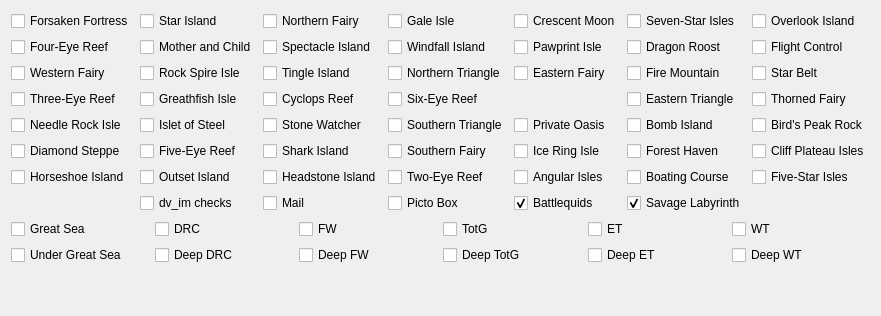
          <widget class="QWidget" name="tab_for_locales">
           <attribute name="title">
            <string>Banned Locales</string>
           </attribute>
           <layout class="QVBoxLayout" name="layout_for_locales" stretch="9,3,6">
            <item>
             <layout class="QGridLayout" name="grid_for_locales_island">
              <item row="4" column="2">
               <widget class="QCheckBox" name="locale_stone_watcher">
                <property name="text">
                 <string>Stone Watcher</string>
                </property>
               </widget>
              </item>
              <item row="7" column="1">
               <widget class="QCheckBox" name="locale_dvim">
                <property name="text">
                 <string>dv_im checks</string>
                </property>
               </widget>
              </item>
              <item row="3" column="3">
               <widget class="QCheckBox" name="locale_six_eye">
                <property name="text">
                 <string>Six-Eye Reef</string>
                </property>
               </widget>
              </item>
              <item row="7" column="3">
               <widget class="QCheckBox" name="locale_picto">
                <property name="text">
                 <string>Picto Box</string>
                </property>
               </widget>
              </item>
              <item row="4" column="3">
               <widget class="QCheckBox" name="locale_southern_triangle">
                <property name="text">
                 <string>Southern Triangle</string>
                </property>
               </widget>
              </item>
              <item row="4" column="5">
               <widget class="QCheckBox" name="locale_bomb">
                <property name="text">
                 <string>Bomb Island</string>
                </property>
               </widget>
              </item>
              <item row="0" column="0">
               <widget class="QCheckBox" name="locale_ff">
                <property name="text">
                 <string>Forsaken Fortress</string>
                </property>
               </widget>
              </item>
              <item row="5" column="1">
               <widget class="QCheckBox" name="locale_five_eye">
                <property name="text">
                 <string>Five-Eye Reef</string>
                </property>
               </widget>
              </item>
              <item row="6" column="5">
               <widget class="QCheckBox" name="locale_boating_course">
                <property name="text">
                 <string>Boating Course</string>
                </property>
               </widget>
              </item>
              <item row="1" column="2">
               <widget class="QCheckBox" name="locale_spectacle">
                <property name="text">
                 <string>Spectacle Island</string>
                </property>
               </widget>
              </item>
              <item row="5" column="5">
               <widget class="QCheckBox" name="locale_forest_haven">
                <property name="text">
                 <string>Forest Haven</string>
                </property>
               </widget>
              </item>
              <item row="6" column="4">
               <widget class="QCheckBox" name="locale_angular">
                <property name="text">
                 <string>Angular Isles</string>
                </property>
               </widget>
              </item>
              <item row="0" column="5">
               <widget class="QCheckBox" name="locale_seven_star">
                <property name="text">
                 <string>Seven-Star Isles</string>
                </property>
               </widget>
              </item>
              <item row="2" column="4">
               <widget class="QCheckBox" name="locale_eastern_fairy">
                <property name="text">
                 <string>Eastern Fairy</string>
                </property>
               </widget>
              </item>
              <item row="1" column="0">
               <widget class="QCheckBox" name="locale_four_eye">
                <property name="text">
                 <string>Four-Eye Reef</string>
                </property>
               </widget>
              </item>
              <item row="0" column="1">
               <widget class="QCheckBox" name="locale_star">
                <property name="text">
                 <string>Star Island</string>
                </property>
               </widget>
              </item>
              <item row="2" column="2">
               <widget class="QCheckBox" name="locale_tingle">
                <property name="text">
                 <string>Tingle Island</string>
                </property>
               </widget>
              </item>
              <item row="0" column="4">
               <widget class="QCheckBox" name="locale_crescent">
                <property name="text">
                 <string>Crescent Moon</string>
                </property>
               </widget>
              </item>
              <item row="2" column="0">
               <widget class="QCheckBox" name="locale_western_fairy">
                <property name="text">
                 <string>Western Fairy</string>
                </property>
               </widget>
              </item>
              <item row="5" column="2">
               <widget class="QCheckBox" name="locale_shark">
                <property name="text">
                 <string>Shark Island</string>
                </property>
               </widget>
              </item>
              <item row="0" column="3">
               <widget class="QCheckBox" name="locale_gale">
                <property name="text">
                 <string>Gale Isle</string>
                </property>
               </widget>
              </item>
              <item row="2" column="5">
               <widget class="QCheckBox" name="locale_fire_mountain">
                <property name="text">
                 <string>Fire Mountain</string>
                </property>
               </widget>
              </item>
              <item row="4" column="4">
               <widget class="QCheckBox" name="locale_private_oasis">
                <property name="text">
                 <string>Private Oasis</string>
                </property>
               </widget>
              </item>
              <item row="0" column="6">
               <widget class="QCheckBox" name="locale_overlook">
                <property name="text">
                 <string>Overlook Island</string>
                </property>
               </widget>
              </item>
              <item row="3" column="1">
               <widget class="QCheckBox" name="locale_greatfish">
                <property name="text">
                 <string>Greathfish Isle</string>
                </property>
               </widget>
              </item>
              <item row="2" column="3">
               <widget class="QCheckBox" name="locale_northern_triangle">
                <property name="text">
                 <string>Northern Triangle</string>
                </property>
               </widget>
              </item>
              <item row="6" column="3">
               <widget class="QCheckBox" name="locale_two_eye">
                <property name="text">
                 <string>Two-Eye Reef</string>
                </property>
               </widget>
              </item>
              <item row="6" column="6">
               <widget class="QCheckBox" name="locale_five_star">
                <property name="text">
                 <string>Five-Star Isles</string>
                </property>
               </widget>
              </item>
              <item row="7" column="5">
               <widget class="QCheckBox" name="locale_savage">
                <property name="text">
                 <string>Savage Labyrinth</string>
                </property>
                <property name="checked">
                 <bool>true</bool>
                </property>
               </widget>
              </item>
              <item row="2" column="1">
               <widget class="QCheckBox" name="locale_rock_spire">
                <property name="text">
                 <string>Rock Spire Isle</string>
                </property>
               </widget>
              </item>
              <item row="2" column="6">
               <widget class="QCheckBox" name="locale_star_belt">
                <property name="text">
                 <string>Star Belt</string>
                </property>
               </widget>
              </item>
              <item row="1" column="5">
               <widget class="QCheckBox" name="locale_dragon_roost_island">
                <property name="text">
                 <string>Dragon Roost</string>
                </property>
               </widget>
              </item>
              <item row="1" column="1">
               <widget class="QCheckBox" name="locale_mother_child">
                <property name="text">
                 <string>Mother and Child</string>
                </property>
               </widget>
              </item>
              <item row="1" column="3">
               <widget class="QCheckBox" name="locale_windfall">
                <property name="text">
                 <string>Windfall Island</string>
                </property>
               </widget>
              </item>
              <item row="1" column="4">
               <widget class="QCheckBox" name="locale_pawprint">
                <property name="text">
                 <string>Pawprint Isle</string>
                </property>
               </widget>
              </item>
              <item row="5" column="4">
               <widget class="QCheckBox" name="locale_ice_ring">
                <property name="text">
                 <string>Ice Ring Isle</string>
                </property>
               </widget>
              </item>
              <item row="4" column="6">
               <widget class="QCheckBox" name="locale_birds_peak">
                <property name="text">
                 <string>Bird's Peak Rock</string>
                </property>
               </widget>
              </item>
              <item row="1" column="6">
               <widget class="QCheckBox" name="locale_flight_control">
                <property name="text">
                 <string>Flight Control</string>
                </property>
               </widget>
              </item>
              <item row="3" column="2">
               <widget class="QCheckBox" name="locale_cyclops">
                <property name="text">
                 <string>Cyclops Reef</string>
                </property>
               </widget>
              </item>
              <item row="5" column="3">
               <widget class="QCheckBox" name="locale_southern_fairy">
                <property name="text">
                 <string>Southern Fairy</string>
                </property>
               </widget>
              </item>
              <item row="6" column="2">
               <widget class="QCheckBox" name="locale_headstone">
                <property name="text">
                 <string>Headstone Island</string>
                </property>
               </widget>
              </item>
              <item row="3" column="5">
               <widget class="QCheckBox" name="locale_eastern_triangle">
                <property name="text">
                 <string>Eastern Triangle</string>
                </property>
               </widget>
              </item>
              <item row="6" column="1">
               <widget class="QCheckBox" name="locale_outset">
                <property name="text">
                 <string>Outset Island</string>
                </property>
               </widget>
              </item>
              <item row="3" column="6">
               <widget class="QCheckBox" name="locale_thorned_fairy">
                <property name="text">
                 <string>Thorned Fairy</string>
                </property>
               </widget>
              </item>
              <item row="0" column="2">
               <widget class="QCheckBox" name="locale_northern_fairy">
                <property name="text">
                 <string>Northern Fairy</string>
                </property>
               </widget>
              </item>
              <item row="4" column="1">
               <widget class="QCheckBox" name="locale_islet">
                <property name="text">
                 <string>Islet of Steel</string>
                </property>
               </widget>
              </item>
              <item row="3" column="0">
               <widget class="QCheckBox" name="locale_three_eye">
                <property name="text">
                 <string>Three-Eye Reef</string>
                </property>
               </widget>
              </item>
              <item row="5" column="6">
               <widget class="QCheckBox" name="locale_cliff_plateau">
                <property name="text">
                 <string>Cliff Plateau Isles</string>
                </property>
               </widget>
              </item>
              <item row="7" column="2">
               <widget class="QCheckBox" name="locale_mail">
                <property name="text">
                 <string>Mail</string>
                </property>
               </widget>
              </item>
              <item row="4" column="0">
               <widget class="QCheckBox" name="locale_needle_rock">
                <property name="text">
                 <string>Needle Rock Isle</string>
                </property>
               </widget>
              </item>
              <item row="6" column="0">
               <widget class="QCheckBox" name="locale_horseshoe">
                <property name="text">
                 <string>Horseshoe Island</string>
                </property>
               </widget>
              </item>
              <item row="5" column="0">
               <widget class="QCheckBox" name="locale_diamond_steppe">
                <property name="text">
                 <string>Diamond Steppe</string>
                </property>
               </widget>
              </item>
              <item row="7" column="4">
               <widget class="QCheckBox" name="locale_battlesquid">
                <property name="text">
                 <string>Battlequids</string>
                </property>
                <property name="checked">
                 <bool>true</bool>
                </property>
               </widget>
              </item>
             </layout>
            </item>
            <item>
             <layout class="QGridLayout" name="grid_for_locales_dungeon">
              <item row="1" column="4">
               <widget class="QCheckBox" name="locale_deep_et">
                <property name="text">
                 <string>Deep ET</string>
                </property>
               </widget>
              </item>
              <item row="0" column="4">
               <widget class="QCheckBox" name="locale_et">
                <property name="text">
                 <string>ET</string>
                </property>
               </widget>
              </item>
              <item row="0" column="5">
               <widget class="QCheckBox" name="locale_wt">
                <property name="text">
                 <string>WT</string>
                </property>
               </widget>
              </item>
              <item row="0" column="1">
               <widget class="QCheckBox" name="locale_drc">
                <property name="text">
                 <string>DRC</string>
                </property>
               </widget>
              </item>
              <item row="0" column="3">
               <widget class="QCheckBox" name="locale_totg">
                <property name="text">
                 <string>TotG</string>
                </property>
               </widget>
              </item>
              <item row="0" column="2">
               <widget class="QCheckBox" name="locale_fw">
                <property name="text">
                 <string>FW</string>
                </property>
               </widget>
              </item>
              <item row="1" column="0">
               <widget class="QCheckBox" name="locale_under_great_sea">
                <property name="text">
                 <string>Under Great Sea</string>
                </property>
               </widget>
              </item>
              <item row="0" column="0">
               <widget class="QCheckBox" name="locale_great_sea">
                <property name="text">
                 <string>Great Sea</string>
                </property>
               </widget>
              </item>
              <item row="1" column="1">
               <widget class="QCheckBox" name="locale_deep_drc">
                <property name="text">
                 <string>Deep DRC</string>
                </property>
               </widget>
              </item>
              <item row="1" column="2">
               <widget class="QCheckBox" name="locale_deep_fw">
                <property name="text">
                 <string>Deep FW</string>
                </property>
               </widget>
              </item>
              <item row="1" column="3">
               <widget class="QCheckBox" name="locale_deep_totg">
                <property name="text">
                 <string>Deep TotG</string>
                </property>
               </widget>
              </item>
              <item row="1" column="5">
               <widget class="QCheckBox" name="locale_deep_wt">
                <property name="text">
                 <string>Deep WT</string>
                </property>
               </widget>
              </item>
             </layout>
            </item>
            <item>
             <spacer name="spacer_for_locale">
              <property name="orientation">
               <enum>Qt::Vertical</enum>
              </property>
              <property name="sizeType">
               <enum>QSizePolicy::Preferred</enum>
              </property>
              <property name="sizeHint" stdset="0">
               <size>
                <width>20</width>
                <height>40</height>
               </size>
              </property>
             </spacer>
            </item>
           </layout>
          </widget>
